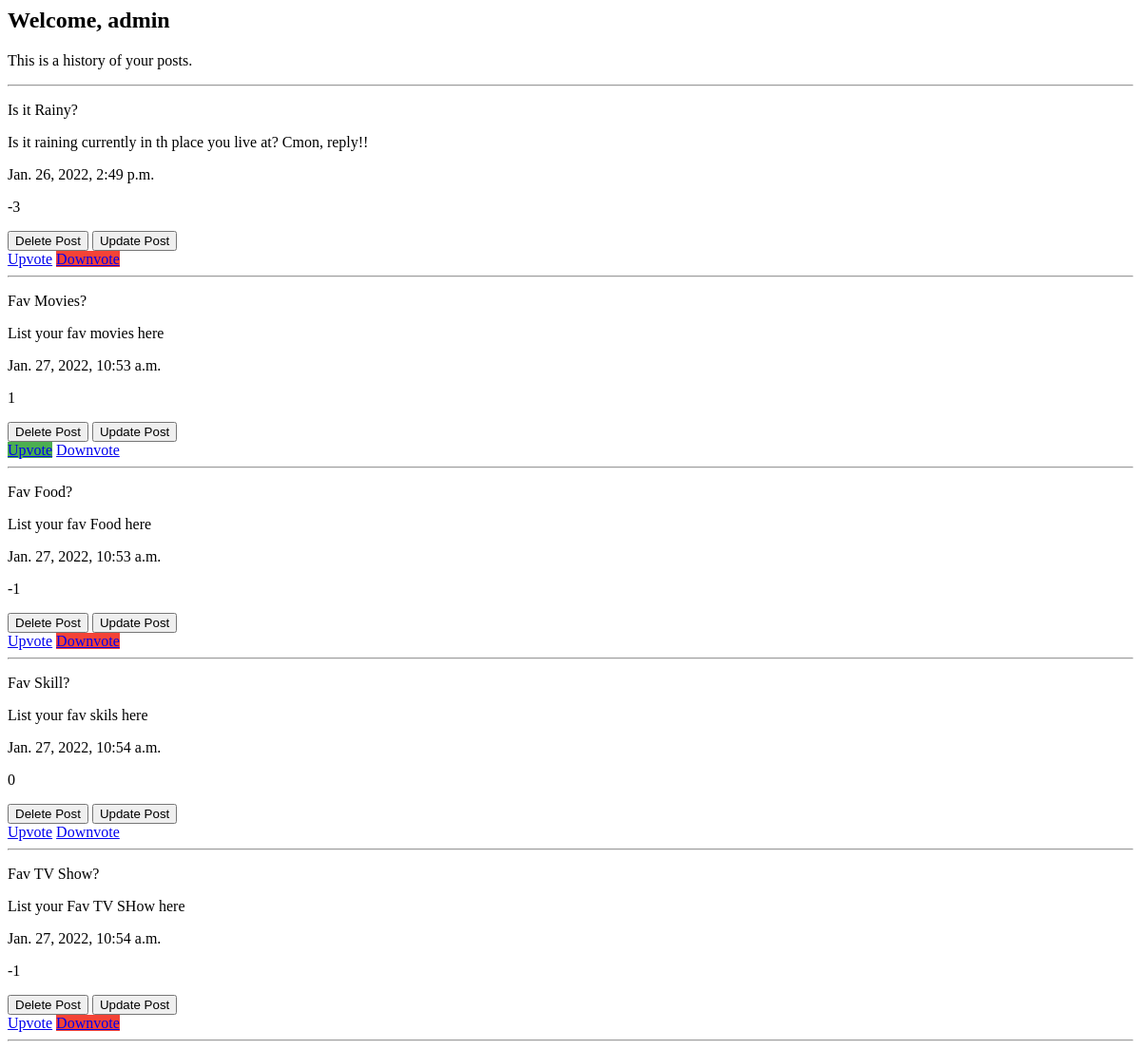
Page /reddit/profile/ on the earlier database version.
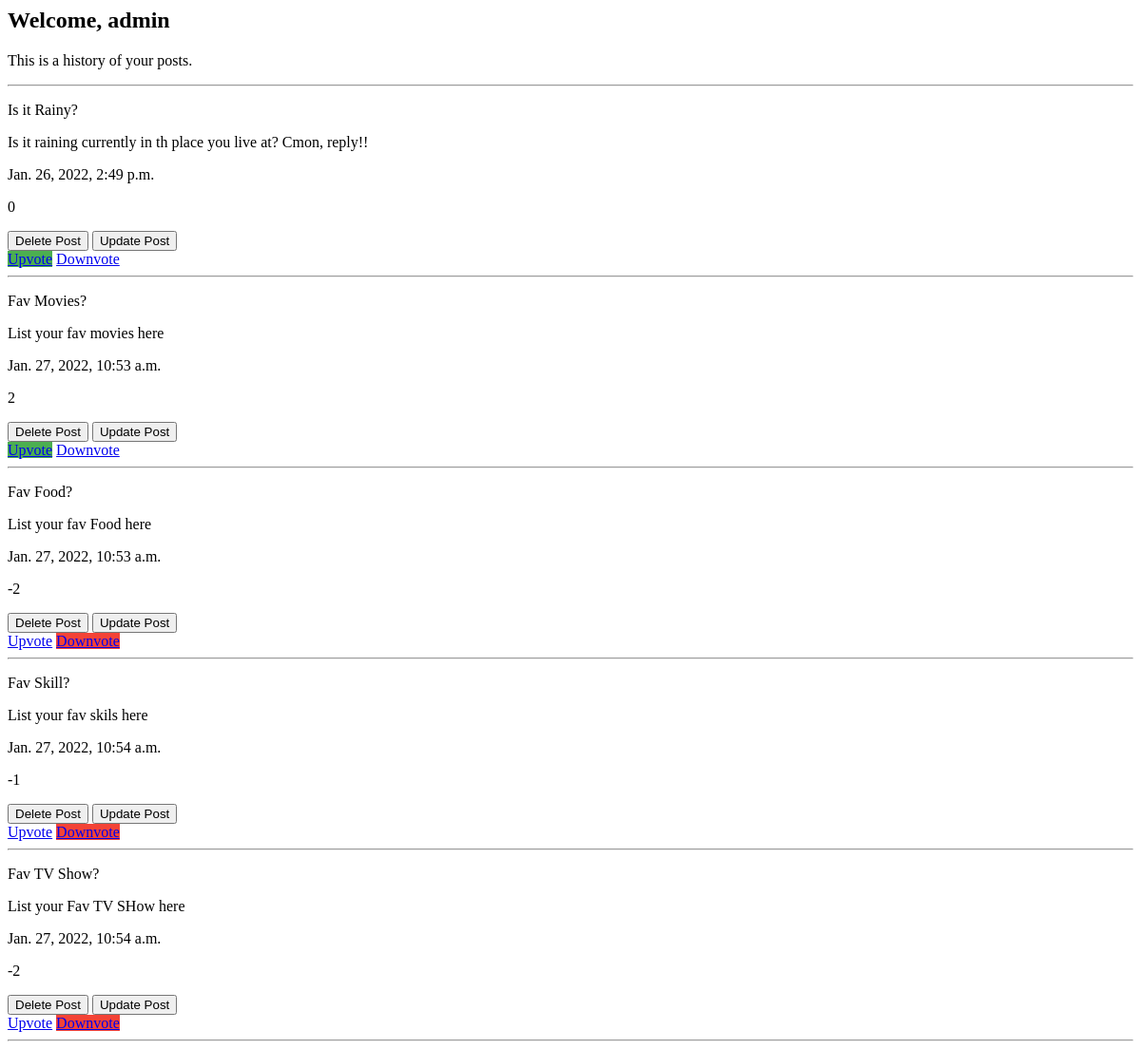
Same page on the later database version.
### reddit_app/models.py (models this page shows, shortened)
class Post(models.Model):
    title = models.CharField(max_length=200)
    text = models.TextField()
    votes = models.IntegerField(default=0)
    created_at = models.DateTimeField(auto_now_add=True)
    author = models.ForeignKey(User, on_delete=models.CASCADE)

### reddit_app/views.py (the view)
# urls.py: path("profile/", views.profile, name="profile"),
def profile(request):
    user_obj = User.objects.get(pk=1)
    posts = Post.objects.filter(author=user_obj)
    vote_list = []
    for post in posts:
        try:
            vote = Vote.objects.get(user=user_obj, post=post).vote_type
        except Vote.DoesNotExist:
            vote = None
        vote_list.append(vote)
    posts = zip(posts, vote_list)
    return render(request, 'reddit_app/profile.html', {'posts':posts, 'user':user_obj})

### templates/reddit_app/profile.html
{% load static %}
<link rel="stylesheet" href="{% static 'css/style.css' %}" />
<div>
    <h2>Welcome, {{user.username}} </h2>
    <p>This is a history of your posts.</p>
</div>
<div>
    <hr>
    {% if posts %}
        {% for post, vote in posts %}
            <p> {{ post.title }} </p>
            <p> {{ post.text }} </p>
            <p> {{ post.created_at }} </p>
            <p> {{ post.votes }} </p>
            <a href="{% url 'reddit_app:delete_post' post.id %}"><button>Delete Post</button></a>
            <a href="{% url 'reddit_app:update_post_helper' post.id %}"><button>Update Post</button></a>
            <br>
            <a href="{% url 'reddit_app:upvote_post' post.id %}" class="{% if vote == True %}upvote{% endif %}" role="button">Upvote</a>
            <a href="{% url 'reddit_app:downvote_post' post.id %}" class="{% if vote == False %}downvote{% endif %}" role="button">Downvote</a>
            <hr>
        {% endfor %}
    {% else %}
        <p>You dont have any posts yet!</p>
    {% endif %}
</div>

Differences in the rows shown:
changed Post "Is it Rainy?": votes "-3" → "0"
changed Post "Fav Movies?": votes "1" → "2"
changed Post "Fav Food?": votes "-1" → "-2"
changed Post "Fav Skill?": votes "0" → "-1"
changed Post "Fav TV Show?": votes "-1" → "-2"
